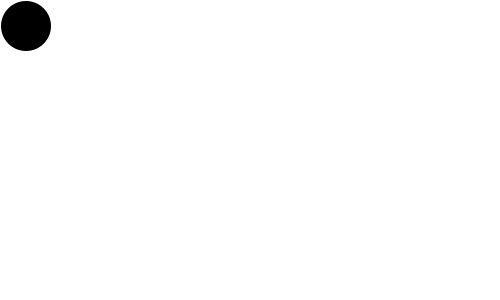
Frame 1 (no input)
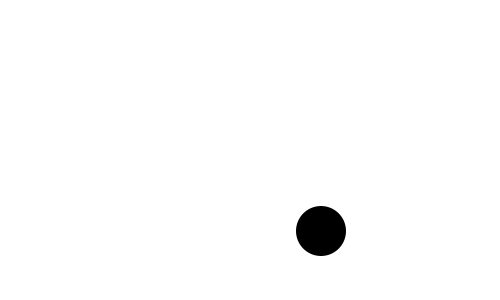
Frame 60 (the mouse pressed at the canvas centre just before this capture)
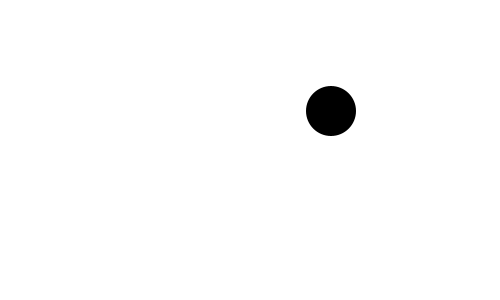
Frame 120 (the mouse held since frame 60 and released just before this capture)

The Processing sketch that drew these frames (run headless with seeded random() and noise(); from frame 60 on, the mouse is pressed at the canvas centre):

// Processing sketch: in_class_assignment_keyboard_control
// ── in_class_assignment_keyboard_control.pde
/* 
 created by Aven in class with student,2016, April 14
 "make design interact", week 03, second class
 you can find more info (like students' work and syllybus) about this class at makedesigninteract.wordpress.com
 */

float d = 50, x = 26, y=26, r =0, g=0, b=0, xPlus =5, yPlus =5, rPlus =5, gPlus =5, bPlus =5;
void setup() {
  size(500, 300);
}
void draw() {
  noStroke();
  background(255);
  fill(r, g, b);
  ellipse(x, y, d, d);
  x+=xPlus;   //x=x+aven;
  y+= yPlus;  //  y=x+chenlin;
  //change y directions
  /* if (y > height - 0.5*d) { //hit bottom
   chenlin = -5;
   }
   if (y <0.5*d) { //hit top
   chenlin = 5;
   }
   */
  if (y > height - 0.5*d || y <0.5*d) {
    yPlus *=-1; //chenlin =-1*chenlin; when ball hit top and bottom, change direction
  }
  //change x directions
  if (x > width -0.5*d ||x < 0.5*d ) {
    xPlus *= -1; //aven =-1*aven;  when ball hit left and right,chanbe direction
  }

  if (keyPressed) { //if(keyPressed == true){ 
    //RGB color responde to RGB key press
    if (key == 'r' || key == 'R') {
      r += rPlus; //r += 1;  r = r+1;
      if (r >255 || r < 0) {
        rPlus *=-1;
      }
    } // R color
    if (key == 'g' || key == 'G') {
      g += gPlus; //g += 1;  g = g+1;
      if (g >255 || g < 0) {
        gPlus *=-1;
      }
    } //G color
    if (key == 'b' || key == 'B') {
      b += bPlus; //b += 1;  b = b+1;
      if (b >255 || b < 0) {
        bPlus *=-1;
      }
    }//B color

    println("r =  " + r + "g = "+ g +"b= " + b);

    switch (key) {
    case 'k': //speed up
      xPlus *= 1.1;
      yPlus *= 1.1;
      //yfjhgfjhgfjhgf
      break;
    case 'm'://slow down
      xPlus *= 0.9; //xPlus = xPlus *0.9;
      yPlus *= 0.9; //yPlus = xPlus * 0.9;
      break;
    }
  }
}
void keyPressed() {
  switch (key) {
  case 'w': //up
    y -= 5;
    break;
  case 's': //down
    y += 5;
    break;
  case 'a'://left
    x -= 5;
    break;
  case 'd'://right
    x += 5;
    break;
  }
}
